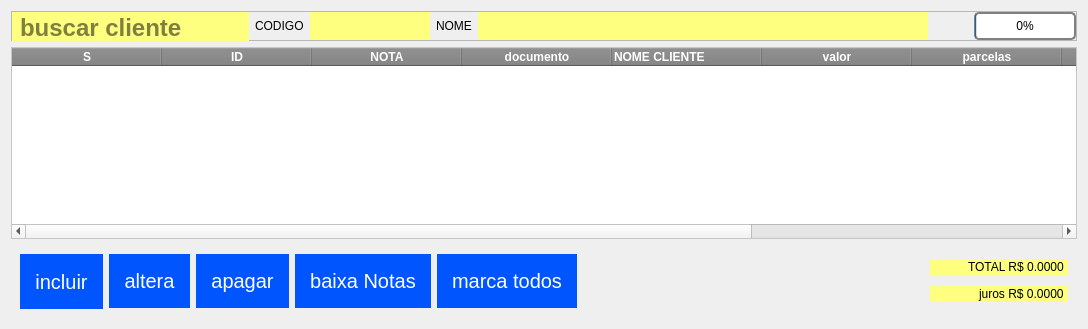
      <widget class="QWidget" name="receber">
       <attribute name="title">
        <string>receber</string>
       </attribute>
       <layout class="QVBoxLayout" name="verticalLayout_4">
        <item>
         <widget class="QFrame" name="frame_2">
          <property name="minimumSize">
           <size>
            <width>0</width>
            <height>30</height>
           </size>
          </property>
          <property name="maximumSize">
           <size>
            <width>16777215</width>
            <height>30</height>
           </size>
          </property>
          <property name="frameShape">
           <enum>QFrame::StyledPanel</enum>
          </property>
          <property name="frameShadow">
           <enum>QFrame::Raised</enum>
          </property>
          <layout class="QHBoxLayout" name="horizontalLayout_2">
           <property name="leftMargin">
            <number>0</number>
           </property>
           <property name="topMargin">
            <number>0</number>
           </property>
           <property name="rightMargin">
            <number>0</number>
           </property>
           <property name="bottomMargin">
            <number>0</number>
           </property>
           <item>
            <widget class="QLineEdit" name="tx_buscarCliente">
             <property name="minimumSize">
              <size>
               <width>0</width>
               <height>30</height>
              </size>
             </property>
             <property name="maximumSize">
              <size>
               <width>300</width>
               <height>16777215</height>
              </size>
             </property>
             <property name="styleSheet">
              <string notr="true">QLineEdit{
background-color: rgb(255, 255, 127);
font-size: 24px;
font-family: &quot;Arial&quot;;
font-weight: bold;
color: rgb(0, 0, 0);
border:none;
border-bottom-left-radius:0px;
border-bottom-right-radius:0px;
border-top-left-radius:0px;
padding:6px
}
QLineEdit:focus{
	background-color: rgb(255, 255, 255);

}
</string>
             </property>
             <property name="placeholderText">
              <string>buscar cliente</string>
             </property>
            </widget>
           </item>
           <item>
            <widget class="QLabel" name="label_2">
             <property name="text">
              <string>CODIGO</string>
             </property>
            </widget>
           </item>
           <item>
            <widget class="QLabel" name="lb_CodigoClinte">
             <property name="minimumSize">
              <size>
               <width>120</width>
               <height>0</height>
              </size>
             </property>
             <property name="styleSheet">
              <string notr="true">font: 14pt &quot;Segoe UI&quot;;
background-color: rgb(255, 255, 127);</string>
             </property>
             <property name="text">
              <string/>
             </property>
             <property name="alignment">
              <set>Qt::AlignCenter</set>
             </property>
            </widget>
           </item>
           <item>
            <widget class="QLabel" name="label_3">
             <property name="text">
              <string>NOME</string>
             </property>
            </widget>
           </item>
           <item>
            <widget class="QLabel" name="lb_NomeCliente">
             <property name="minimumSize">
              <size>
               <width>450</width>
               <height>0</height>
              </size>
             </property>
             <property name="styleSheet">
              <string notr="true">font: 14pt &quot;Segoe UI&quot;;
background-color: rgb(255, 255, 127);</string>
             </property>
             <property name="text">
              <string/>
             </property>
            </widget>
           </item>
           <item>
            <spacer name="horizontalSpacer">
             <property name="orientation">
              <enum>Qt::Horizontal</enum>
             </property>
             <property name="sizeHint" stdset="0">
              <size>
               <width>40</width>
               <height>20</height>
              </size>
             </property>
            </spacer>
           </item>
           <item>
            <widget class="QProgressBar" name="progressBar">
             <property name="maximumSize">
              <size>
               <width>400</width>
               <height>30</height>
              </size>
             </property>
             <property name="styleSheet">
              <string notr="true">QProgressBar {
    border: 2px solid grey;
    border-radius: 5px;
    background-color: #FFFFFF;
}

QProgressBar::chunk {
    background-color: qlineargradient(x1: 0, y1: 0, x2: 1, y2: 0,
        stop: 0 #FFD700, stop: 1 #FF8C00);
    width: 10px;
}</string>
             </property>
             <property name="value">
              <number>0</number>
             </property>
             <property name="alignment">
              <set>Qt::AlignCenter</set>
             </property>
            </widget>
           </item>
          </layout>
         </widget>
        </item>
        <item>
         <widget class="QTableWidget" name="tab_receber">
          <property name="palette">
           <palette>
            <active>
             <colorrole role="WindowText">
              <brush brushstyle="SolidPattern">
               <color alpha="255">
                <red>0</red>
                <green>0</green>
                <blue>0</blue>
               </color>
              </brush>
             </colorrole>
             <colorrole role="Button">
              <brush brushstyle="SolidPattern">
               <color alpha="255">
                <red>255</red>
                <green>255</green>
                <blue>255</blue>
               </color>
              </brush>
             </colorrole>
             <colorrole role="Light">
              <brush brushstyle="SolidPattern">
               <color alpha="255">
                <red>255</red>
                <green>255</green>
                <blue>255</blue>
               </color>
              </brush>
             </colorrole>
             <colorrole role="Base">
              <brush brushstyle="SolidPattern">
               <color alpha="255">
                <red>255</red>
                <green>255</green>
                <blue>255</blue>
               </color>
              </brush>
             </colorrole>
             <colorrole role="Window">
              <brush brushstyle="SolidPattern">
               <color alpha="255">
                <red>255</red>
                <green>255</green>
                <blue>255</blue>
               </color>
              </brush>
             </colorrole>
             <colorrole role="HighlightedText">
              <brush brushstyle="SolidPattern">
               <color alpha="255">
                <red>255</red>
                <green>255</green>
                <blue>255</blue>
               </color>
              </brush>
             </colorrole>
             <colorrole role="AlternateBase">
              <brush brushstyle="SolidPattern">
               <color alpha="255">
                <red>240</red>
                <green>240</green>
                <blue>240</blue>
               </color>
              </brush>
             </colorrole>
            </active>
            <inactive>
             <colorrole role="WindowText">
              <brush brushstyle="SolidPattern">
               <color alpha="255">
                <red>0</red>
                <green>0</green>
                <blue>0</blue>
               </color>
              </brush>
             </colorrole>
             <colorrole role="Button">
              <brush brushstyle="SolidPattern">
               <color alpha="255">
                <red>240</red>
                <green>240</green>
                <blue>240</blue>
               </color>
              </brush>
             </colorrole>
             <colorrole role="Light">
              <brush brushstyle="SolidPattern">
               <color alpha="255">
                <red>255</red>
                <green>255</green>
                <blue>255</blue>
               </color>
              </brush>
             </colorrole>
             <colorrole role="Base">
              <brush brushstyle="SolidPattern">
               <color alpha="255">
                <red>255</red>
                <green>255</green>
                <blue>255</blue>
               </color>
              </brush>
             </colorrole>
             <colorrole role="Window">
              <brush brushstyle="SolidPattern">
               <color alpha="255">
                <red>240</red>
                <green>240</green>
                <blue>240</blue>
               </color>
              </brush>
             </colorrole>
             <colorrole role="HighlightedText">
              <brush brushstyle="SolidPattern">
               <color alpha="255">
                <red>0</red>
                <green>0</green>
                <blue>0</blue>
               </color>
              </brush>
             </colorrole>
             <colorrole role="AlternateBase">
              <brush brushstyle="SolidPattern">
               <color alpha="255">
                <red>245</red>
                <green>245</green>
                <blue>245</blue>
               </color>
              </brush>
             </colorrole>
            </inactive>
            <disabled>
             <colorrole role="WindowText">
              <brush brushstyle="SolidPattern">
               <color alpha="255">
                <red>120</red>
                <green>120</green>
                <blue>120</blue>
               </color>
              </brush>
             </colorrole>
             <colorrole role="Button">
              <brush brushstyle="SolidPattern">
               <color alpha="255">
                <red>255</red>
                <green>255</green>
                <blue>255</blue>
               </color>
              </brush>
             </colorrole>
             <colorrole role="Light">
              <brush brushstyle="SolidPattern">
               <color alpha="255">
                <red>255</red>
                <green>255</green>
                <blue>255</blue>
               </color>
              </brush>
             </colorrole>
             <colorrole role="Base">
              <brush brushstyle="SolidPattern">
               <color alpha="255">
                <red>255</red>
                <green>255</green>
                <blue>255</blue>
               </color>
              </brush>
             </colorrole>
             <colorrole role="Window">
              <brush brushstyle="SolidPattern">
               <color alpha="255">
                <red>255</red>
                <green>255</green>
                <blue>255</blue>
               </color>
              </brush>
             </colorrole>
             <colorrole role="HighlightedText">
              <brush brushstyle="SolidPattern">
               <color alpha="255">
                <red>255</red>
                <green>255</green>
                <blue>255</blue>
               </color>
              </brush>
             </colorrole>
             <colorrole role="AlternateBase">
              <brush brushstyle="SolidPattern">
               <color alpha="255">
                <red>245</red>
                <green>245</green>
                <blue>245</blue>
               </color>
              </brush>
             </colorrole>
            </disabled>
           </palette>
          </property>
          <property name="focusPolicy">
           <enum>Qt::WheelFocus</enum>
          </property>
          <property name="contextMenuPolicy">
           <enum>Qt::ActionsContextMenu</enum>
          </property>
          <property name="styleSheet">
           <string notr="true">QTableWidget {
  background-color: white;
	font: 12pt &quot;MS Shell Dlg 2&quot;;
}

QTableWidget QHeaderView::section {
  background-color: gray;
  color: white;
  font-weight: bold;
}

</string>
          </property>
          <property name="editTriggers">
           <set>QAbstractItemView::NoEditTriggers</set>
          </property>
          <property name="tabKeyNavigation">
           <bool>true</bool>
          </property>
          <property name="showDropIndicator" stdset="0">
           <bool>true</bool>
          </property>
          <property name="dragDropOverwriteMode">
           <bool>false</bool>
          </property>
          <property name="alternatingRowColors">
           <bool>false</bool>
          </property>
          <property name="selectionBehavior">
           <enum>QAbstractItemView::SelectRows</enum>
          </property>
          <property name="showGrid">
           <bool>true</bool>
          </property>
          <property name="gridStyle">
           <enum>Qt::SolidLine</enum>
          </property>
          <attribute name="horizontalHeaderDefaultSectionSize">
           <number>150</number>
          </attribute>
          <attribute name="horizontalHeaderHighlightSections">
           <bool>false</bool>
          </attribute>
          <attribute name="horizontalHeaderStretchLastSection">
           <bool>false</bool>
          </attribute>
          <attribute name="verticalHeaderVisible">
           <bool>false</bool>
          </attribute>
          <column>
           <property name="text">
            <string>S</string>
           </property>
          </column>
          <column>
           <property name="text">
            <string>ID</string>
           </property>
          </column>
          <column>
           <property name="text">
            <string>NOTA</string>
           </property>
          </column>
          <column>
           <property name="text">
            <string>documento</string>
           </property>
          </column>
          <column>
           <property name="text">
            <string>NOME CLIENTE</string>
           </property>
           <property name="textAlignment">
            <set>AlignLeading|AlignVCenter</set>
           </property>
          </column>
          <column>
           <property name="text">
            <string>valor</string>
           </property>
          </column>
          <column>
           <property name="text">
            <string>parcelas</string>
           </property>
          </column>
          <column>
           <property name="text">
            <string>DATA EMISSAO</string>
           </property>
          </column>
          <column>
           <property name="text">
            <string>DATA VENCIMENTO</string>
           </property>
          </column>
          <column>
           <property name="text">
            <string>Dias Atraso</string>
           </property>
          </column>
         </widget>
        </item>
        <item>
         <widget class="QFrame" name="frame_5">
          <property name="styleSheet">
           <string notr="true">border:none;</string>
          </property>
          <property name="frameShape">
           <enum>QFrame::StyledPanel</enum>
          </property>
          <property name="frameShadow">
           <enum>QFrame::Raised</enum>
          </property>
          <layout class="QHBoxLayout" name="horizontalLayout_4">
           <property name="leftMargin">
            <number>0</number>
           </property>
           <property name="topMargin">
            <number>0</number>
           </property>
           <property name="rightMargin">
            <number>0</number>
           </property>
           <property name="bottomMargin">
            <number>0</number>
           </property>
           <item>
            <widget class="QFrame" name="frame">
             <property name="styleSheet">
              <string notr="true">QFrame{
border:none
}
QPushButton{
	text-align:center;
	color:#fff;
	border:0px;
	
	font-size:20px;
	cursor: pointer;
	background-color: rgb(0, 85, 255);
padding:15px 15px;
}
QPushButton:hover{
background-color:#3668ff;
}</string>
             </property>
             <property name="frameShape">
              <enum>QFrame::StyledPanel</enum>
             </property>
             <property name="frameShadow">
              <enum>QFrame::Raised</enum>
             </property>
             <layout class="QHBoxLayout" name="horizontalLayout">
              <item>
               <widget class="QPushButton" name="bt_incluirReceber">
                <property name="minimumSize">
                 <size>
                  <width>0</width>
                  <height>55</height>
                 </size>
                </property>
                <property name="focusPolicy">
                 <enum>Qt::NoFocus</enum>
                </property>
                <property name="text">
                 <string>incluir</string>
                </property>
               </widget>
              </item>
              <item>
               <widget class="QPushButton" name="bt_AlteraREceber">
                <property name="focusPolicy">
                 <enum>Qt::NoFocus</enum>
                </property>
                <property name="text">
                 <string>altera</string>
                </property>
               </widget>
              </item>
              <item>
               <widget class="QPushButton" name="bt_apagar">
                <property name="text">
                 <string>apagar</string>
                </property>
               </widget>
              </item>
              <item>
               <widget class="QPushButton" name="bt_receber">
                <property name="focusPolicy">
                 <enum>Qt::NoFocus</enum>
                </property>
                <property name="text">
                 <string>baixa Notas</string>
                </property>
               </widget>
              </item>
              <item>
               <widget class="QPushButton" name="bt_marcatodos">
                <property name="text">
                 <string>marca todos</string>
                </property>
               </widget>
              </item>
              <item>
               <spacer name="horizontalSpacer_4">
                <property name="orientation">
                 <enum>Qt::Horizontal</enum>
                </property>
                <property name="sizeHint" stdset="0">
                 <size>
                  <width>40</width>
                  <height>20</height>
                 </size>
                </property>
               </spacer>
              </item>
             </layout>
            </widget>
           </item>
           <item>
            <widget class="QFrame" name="frame_7">
             <property name="maximumSize">
              <size>
               <width>200</width>
               <height>16777215</height>
              </size>
             </property>
             <property name="frameShape">
              <enum>QFrame::StyledPanel</enum>
             </property>
             <property name="frameShadow">
              <enum>QFrame::Raised</enum>
             </property>
             <layout class="QVBoxLayout" name="verticalLayout_2">
              <item>
               <widget class="QDoubleSpinBox" name="tx_valorTotalparcela">
                <property name="minimumSize">
                 <size>
                  <width>100</width>
                  <height>0</height>
                 </size>
                </property>
                <property name="focusPolicy">
                 <enum>Qt::NoFocus</enum>
                </property>
                <property name="styleSheet">
                 <string notr="true">background-color: rgb(255, 255, 127);
font: 12pt &quot;Segoe UI&quot;;</string>
                </property>
                <property name="alignment">
                 <set>Qt::AlignRight|Qt::AlignTrailing|Qt::AlignVCenter</set>
                </property>
                <property name="buttonSymbols">
                 <enum>QAbstractSpinBox::NoButtons</enum>
                </property>
                <property name="showGroupSeparator" stdset="0">
                 <bool>true</bool>
                </property>
                <property name="prefix">
                 <string>TOTAL R$ </string>
                </property>
                <property name="decimals">
                 <number>4</number>
                </property>
                <property name="maximum">
                 <double>99999999.000000000000000</double>
                </property>
               </widget>
              </item>
              <item>
               <widget class="QDoubleSpinBox" name="tx_valorJuros">
                <property name="focusPolicy">
                 <enum>Qt::NoFocus</enum>
                </property>
                <property name="styleSheet">
                 <string notr="true">background-color: rgb(255, 255, 127);
font: 12pt &quot;Segoe UI&quot;;</string>
                </property>
                <property name="alignment">
                 <set>Qt::AlignRight|Qt::AlignTrailing|Qt::AlignVCenter</set>
                </property>
                <property name="buttonSymbols">
                 <enum>QAbstractSpinBox::NoButtons</enum>
                </property>
                <property name="showGroupSeparator" stdset="0">
                 <bool>true</bool>
                </property>
                <property name="prefix">
                 <string>juros R$ </string>
                </property>
                <property name="decimals">
                 <number>4</number>
                </property>
                <property name="minimum">
                 <double>0.000000000000000</double>
                </property>
                <property name="maximum">
                 <double>9999999.000000000000000</double>
                </property>
                <property name="value">
                 <double>0.000000000000000</double>
                </property>
               </widget>
              </item>
             </layout>
            </widget>
           </item>
          </layout>
         </widget>
        </item>
       </layout>
      </widget>
